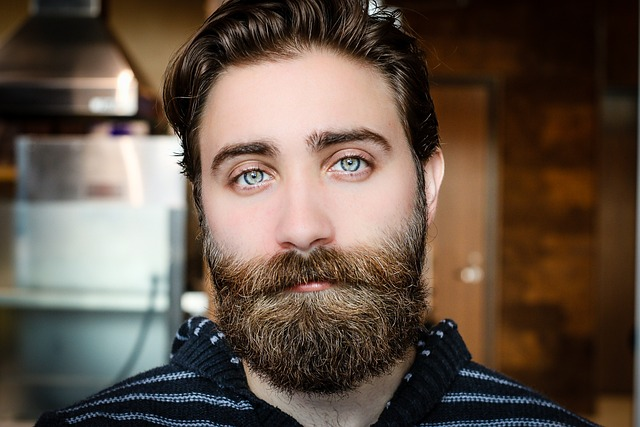
#> input picture src/data/portrait-color-male-p50/portrait-color-male.jpg, 640 x 427 px, found by its file name
$ python static.py   (older library calls are emulated)
#> lines starting #> are read from the running program, lines starting #| are printed output that depends on the picture; after the words box and inside, x2 and y2 are one past the last pixel; in counts of white or black regions, pixels touching at a corner belong together
#> further down, img_bgr is the input picture: shape (427, 640, 3); mean B, G, R 71.3, 83.3, 99.1
### src/vectorization.py
import numpy as np
import cv2
from scipy.spatial import Delaunay
from voronoi import euclidean_voronoi, chebyshev_voronoi, manhattan_voronoi
import constants

def sample_points_from_image(img, num_points=500, point_color=(0, 0, 255), point_radius=1):

#> called with num_points = 50, point_color = (0, 0, 255), point_radius = 1
    gray = cv2.cvtColor(img, cv2.COLOR_BGR2GRAY)
    blurred = cv2.GaussianBlur(gray, (3, 3), 0)
    laplacian = cv2.Laplacian(blurred, cv2.CV_64F)

    laplacian_abs = cv2.convertScaleAbs(laplacian)

    threshold_value = 3
    _, thresholded_laplacian = cv2.threshold(laplacian_abs, threshold_value, 255, cv2.THRESH_TOZERO)

    prob_map = thresholded_laplacian / thresholded_laplacian.sum()

    flat_probs = prob_map.ravel()
    indices = np.arange(flat_probs.size)
    chosen_indices = np.random.choice(indices, size=num_points, p=flat_probs)
#> chosen_indices = 50 values, max 271231 at index 20, min 6779 at index 34, mean 176562.5

    coords_y, coords_x = np.unravel_index(chosen_indices, shape=gray.shape)
#> coords_y = 50 values, max 423 at index 20, min 10 at index 34, mean 275.4; coords_x = 50 values, max 639 at index 47, min 131 at index 38, mean 306.5

    coords = np.stack([coords_x, coords_y], axis=1)
#> coords = 50 pairs, first value 131 to 639, second value 10 to 423

    laplacian_color = cv2.merge([thresholded_laplacian] * 3)

    # for visualization purposes
    image_with_points = laplacian_color.copy()
    for x, y in coords:
        cv2.circle(image_with_points, (int(x), int(y)), point_radius, point_color, -1)
#> this loop made 50 passes
#> (x, y) on passes 1 to 12: (396, 304), (236, 351), (638, 319), (371, 303), (326, 267), (222, 331), (255, 271), (182, 401), (295, 421), (390, 253), (160, 376), (307, 299)
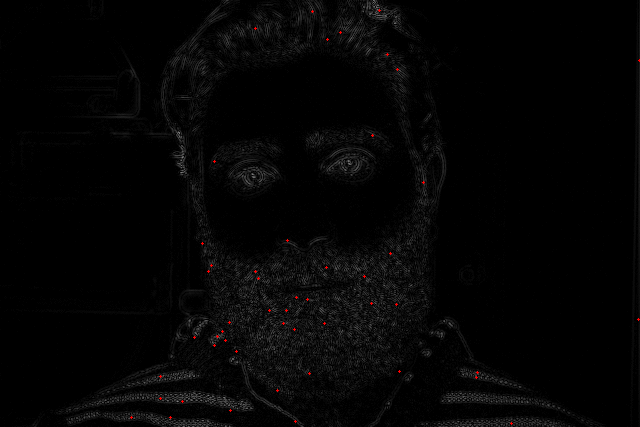
#> image_with_points: shape (427, 640, 3); mean of channels 0, 1, 2 4.6, 4.6, 4.8; drawn as B, G, R

    return np.array(coords), image_with_points


# [49 lines left out: function delaunay, not called in this run]

def naive_voronoi(img, metric):
    # sample points along laplacian
    points, laplacian = sample_points_from_image(img, num_points=50)
#> points has the same summary as coords in sample_points_from_image
    width = len(img[0])
#> width = 640
    height = len(img)
#> height = 427
    voronoi = None

    print("Beginning naive voronoi...")

    # -.- me realizing python 3.9 doesn't have switch statements...
    if metric == constants.EUCLIDEAN:
        voronoi = euclidean_voronoi(points, width, height)
    elif metric == constants.CHEBYSHEV:
        voronoi = chebyshev_voronoi(points, width, height)
    elif metric == constants.MANHATTAN:
        voronoi = manhattan_voronoi(points, width, height)

    print(" --> Complete!")

    image_out = np.zeros_like(img)

    for i in range(len(points)):
        mask = (voronoi == i)
        if np.any(mask):
            avg_color = img[mask].mean(axis=0)
            image_out[mask] = avg_color

    return image_out, laplacian

### src/voronoi.py
import numpy as np

def manhattan_voronoi(sites, width, height):
    voronoi = np.zeros((height, width), dtype=int)
    sx = sites[:, 0][:, None, None]
    sy = sites[:, 1][:, None, None]

    x = np.arange(width)
    y = np.arange(height)
    grid_x, grid_y = np.meshgrid(x, y)

    dist_manhattan = np.abs(grid_x - sx) + np.abs(grid_y - sy)
    voronoi = np.argmin(dist_manhattan, axis=0)
    return voronoi

def chebyshev_voronoi(sites, width, height):
    voronoi = np.zeros((height, width), dtype=int)
    sx = sites[:, 0][:, None, None]
    sy = sites[:, 1][:, None, None]

    x = np.arange(width)
    y = np.arange(height)
    grid_x, grid_y = np.meshgrid(x, y)

    dist_chebyshev = np.maximum(np.abs(grid_x - sx), np.abs(grid_y - sy))
    voronoi = np.argmin(dist_chebyshev, axis=0)
    return voronoi

def euclidean_voronoi(sites, width, height):
#> called with sites = array of shape (50, 2), width = 640, height = 427
    voronoi = np.zeros((height, width), dtype=int)
    sx = sites[:, 0][:, None, None]
#> sx has the same summary as coords_x in sample_points_from_image
    sy = sites[:, 1][:, None, None]
#> sy has the same summary as coords_y in sample_points_from_image

    x = np.arange(width)
#> x = 640 values from 0 to 639
    y = np.arange(height)
#> y = 427 values from 0 to 426
    grid_x, grid_y = np.meshgrid(x, y)

    dist_squared = (grid_x - sx)**2 + (grid_y - sy)**2
    voronoi = np.argmin(dist_squared, axis=0)
#> voronoi: shape (427, 640) int64; 50 distinct labels, from 0 to 49
    return voronoi

### src/static.py
import cv2
import numpy as np
from vectorization import naive_voronoi
import constants
import matplotlib.pyplot as plt

OUT_DIR = './src/data/portrait-color-male-p50/'
IMG_PATH = OUT_DIR + 'portrait-color-male.jpg'

img_bgr = cv2.imread(IMG_PATH)
img_rgb = cv2.cvtColor(img_bgr, cv2.COLOR_BGR2RGB)

mosaic_euclidean, laplacian_euclidean = naive_voronoi(img_rgb, constants.EUCLIDEAN)
#> the loop in naive_voronoi, `for i in range(len(points)):` made 50 passes
#> avg_color on passes 1 to 12: [95.87, 68.96, 47.41], [51.14, 43.69, 39.42], [64.47, 37.8, 15.35], [102, 82.79, 62.87], [146.6, 113.3, 96.63], [86.52, 74.13, 66.34], [186.2, 150.5, 132.2], [31.68, 43.67, 56.83], [102.4, 96.73, 92.79], [161.8, 130.4, 108.4], [118.2, 137.6, 135.6], [144.5, 116.3, 100.2]
#> pass 1, in naive_voronoi, `mask = (voronoi == i)`:
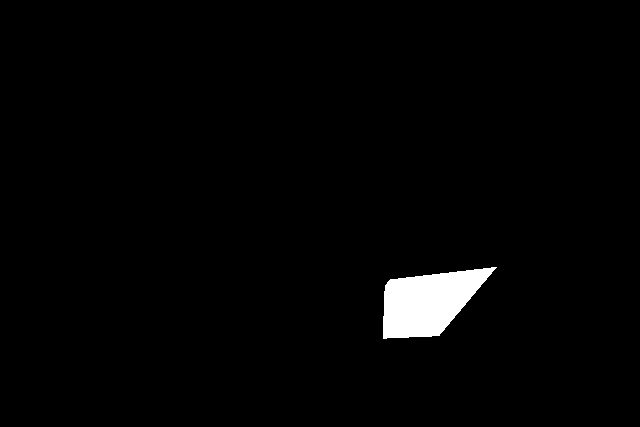
#> mask: shape (427, 640) bool; 1.9% white; 1 white region, box (x1, y1, x2, y2) and area: (383, 267, 497, 339) 5145
plt.imsave(OUT_DIR + 'euclidean_voronoi_out.jpg', mosaic_euclidean)
plt.imsave(OUT_DIR + 'euclidean_sampling_out.jpg', laplacian_euclidean)

mosaic_chebyshev, laplacian_chebyshev = naive_voronoi(img_rgb, constants.CHEBYSHEV)
#> call 2 of sample_points_from_image, with num_points = 50, point_color = (0, 0, 255), point_radius = 1
#> in sample_points_from_image (call 2), `chosen_indices = np.random.choice(indices, size=num_points, p=flat_pro..`: chosen_indices = 50 values, max 272194 at index 2, min 2194 at index 49, mean 134927.4
#> in sample_points_from_image (call 2), `coords_y, coords_x = np.unravel_index(chosen_indices, shape=gray.shape)`: coords_y = 50 values, max 425 at index 2, min 3 at index 49, mean 210.3; coords_x = 50 values, max 638 at index 6, min 111 at index 39, mean 309.8
#> in sample_points_from_image (call 2), `coords = np.stack([coords_x, coords_y], axis=1)`: coords = 50 pairs, first value 111 to 638, second value 3 to 425
#> the loop in sample_points_from_image (call 2), `for x, y in coords:` made 50 passes
#> (x, y) on passes 1 to 12: (384, 310), (341, 271), (194, 425), (187, 47), (381, 134), (195, 85), (638, 332), (330, 156), (344, 279), (364, 152), (202, 82), (197, 51)
#> after the loop in sample_points_from_image (call 2), `for x, y in coords:`:
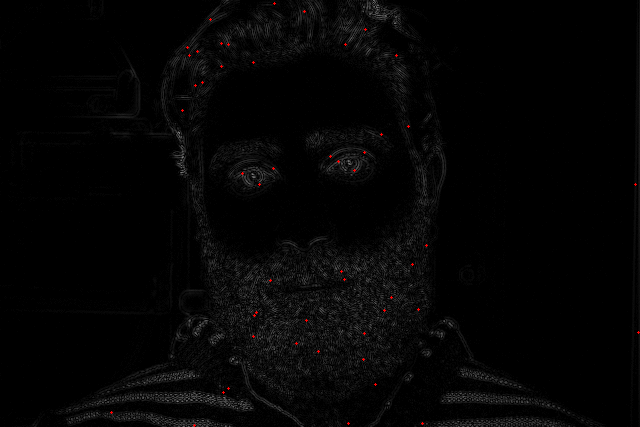
#> image_with_points: shape (427, 640, 3); mean of channels 0, 1, 2 4.6, 4.6, 4.8; drawn as B, G, R
#> in chebyshev_voronoi, `sx = sites[:, 0][:, None, None]`: sx has the same summary as coords_x in sample_points_from_image
#> in chebyshev_voronoi, `sy = sites[:, 1][:, None, None]`: sy has the same summary as coords_y in sample_points_from_image
#> in chebyshev_voronoi, `voronoi = np.argmin(dist_chebyshev, axis=0)`: voronoi: shape (427, 640) int64; 50 distinct labels, from 0 to 49
#> the loop in naive_voronoi (call 2), `for i in range(len(points)):` made 50 passes
#> avg_color on passes 1 to 12: [64.29, 51.92, 40.41], [167.9, 133.1, 116.9], [32.87, 44.5, 58.19], [98.25, 73.13, 41.72], [190.7, 156.6, 139.8], [98.99, 78.69, 67.45], [53.68, 32.67, 15.9], [200.8, 167.9, 155.5], [131.2, 105.7, 82.47], [190.8, 156.7, 143.4], [170.2, 141.2, 127.8], [51.65, 40.62, 32.32]
plt.imsave(OUT_DIR + 'chebyshev_voronoi_out.jpg', mosaic_chebyshev)
plt.imsave(OUT_DIR + 'chebyshev_sampling_out.jpg', laplacian_chebyshev)

mosaic_manhattan, laplacian_manhattan = naive_voronoi(img_rgb, constants.MANHATTAN)
#> call 3 of naive_voronoi, with metric = 'manhattan'
#> call 3 of sample_points_from_image, with num_points = 50, point_color = (0, 0, 255), point_radius = 1
#> in sample_points_from_image (call 3), `chosen_indices = np.random.choice(indices, size=num_points, p=flat_pro..`: chosen_indices = 50 values, max 273165 at index 49, min 6793 at index 26, mean 190511.2
#> in sample_points_from_image (call 3), `coords_y, coords_x = np.unravel_index(chosen_indices, shape=gray.shape)`: coords_y = 50 values, max 426 at index 49, min 10 at index 26, mean 297.2; coords_x = 50 values, max 525 at index 49, min 86 at index 22, mean 316
#> in sample_points_from_image (call 3), `coords = np.stack([coords_x, coords_y], axis=1)`: coords = 50 pairs, first value 86 to 525, second value 10 to 426
#> the loop in sample_points_from_image (call 3), `for x, y in coords:` made 50 passes
#> (x, y) on passes 1 to 12: (427, 338), (322, 163), (265, 358), (159, 421), (352, 154), (272, 312), (203, 317), (275, 311), (315, 142), (177, 419), (245, 274), (196, 394)
#> after the loop in sample_points_from_image (call 3), `for x, y in coords:`:
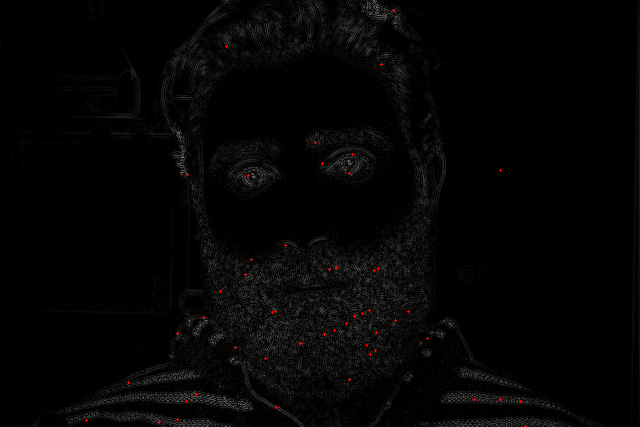
#> image_with_points: shape (427, 640, 3); mean of channels 0, 1, 2 4.6, 4.6, 4.8; drawn as B, G, R
#> in naive_voronoi (call 3), `points, laplacian = sample_points_from_image(img, num_points=50)`: points has the same summary as coords in sample_points_from_image
#> in manhattan_voronoi, `sx = sites[:, 0][:, None, None]`: sx has the same summary as coords_x in sample_points_from_image
#> in manhattan_voronoi, `sy = sites[:, 1][:, None, None]`: sy has the same summary as coords_y in sample_points_from_image
#> in manhattan_voronoi, `voronoi = np.argmin(dist_manhattan, axis=0)`:
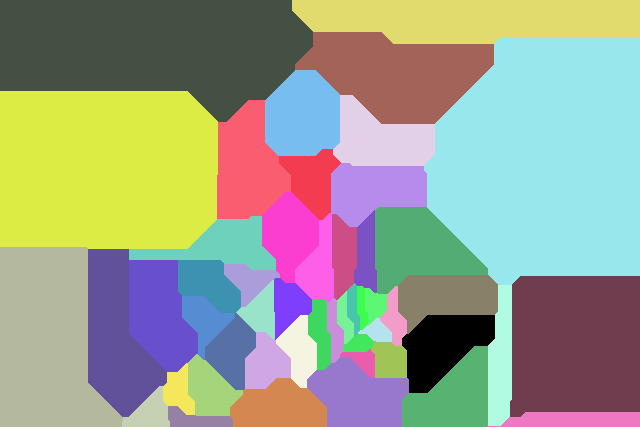
#> voronoi: shape (427, 640) int64; 50 distinct labels, from 0 to 49; one colour per label, 0 black
#> the loop in naive_voronoi (call 3), `for i in range(len(points)):` made 50 passes
#> avg_color on passes 1 to 12: [49.89, 38.58, 29.96], [219.2, 181.9, 168.2], [84.17, 68.26, 56.46], [26.02, 34.73, 46.03], [142.6, 113.6, 100.1], [107.1, 85.37, 63.46], [108.3, 107.4, 105.5], [109.7, 85.17, 65.76], [229.4, 199.3, 189.2], [30.12, 40.74, 54.66], [118.1, 86.58, 62.83], [27.21, 38.28, 50.41]
#> after the loop in naive_voronoi (call 3), `for i in range(len(points)):`:
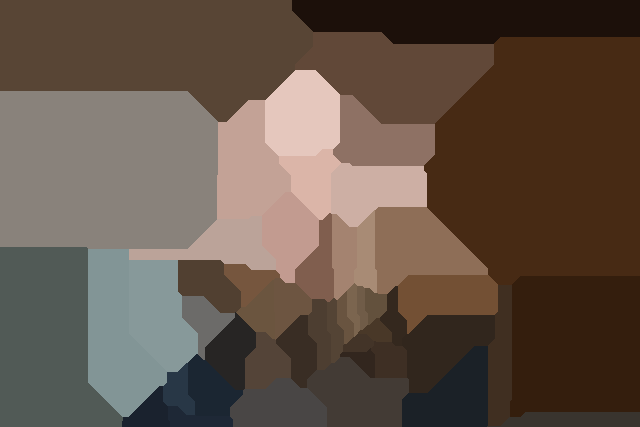
#> image_out: shape (427, 640, 3); mean R, G, B 98.7, 82.8, 70.8
plt.imsave(OUT_DIR + 'manhattan_voronoi_out.jpg', mosaic_manhattan)
plt.imsave(OUT_DIR + 'manhattan_sampling_out.jpg', laplacian_manhattan)
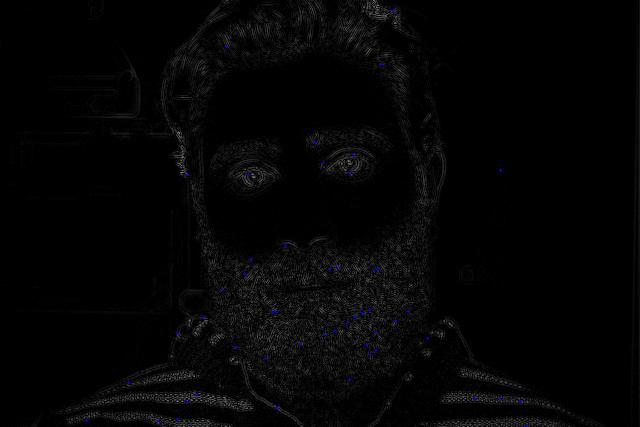
#> saved as manhattan_sampling_out.jpg: shape (427, 640, 3); mean R, G, B 4.7, 4.6, 4.9
